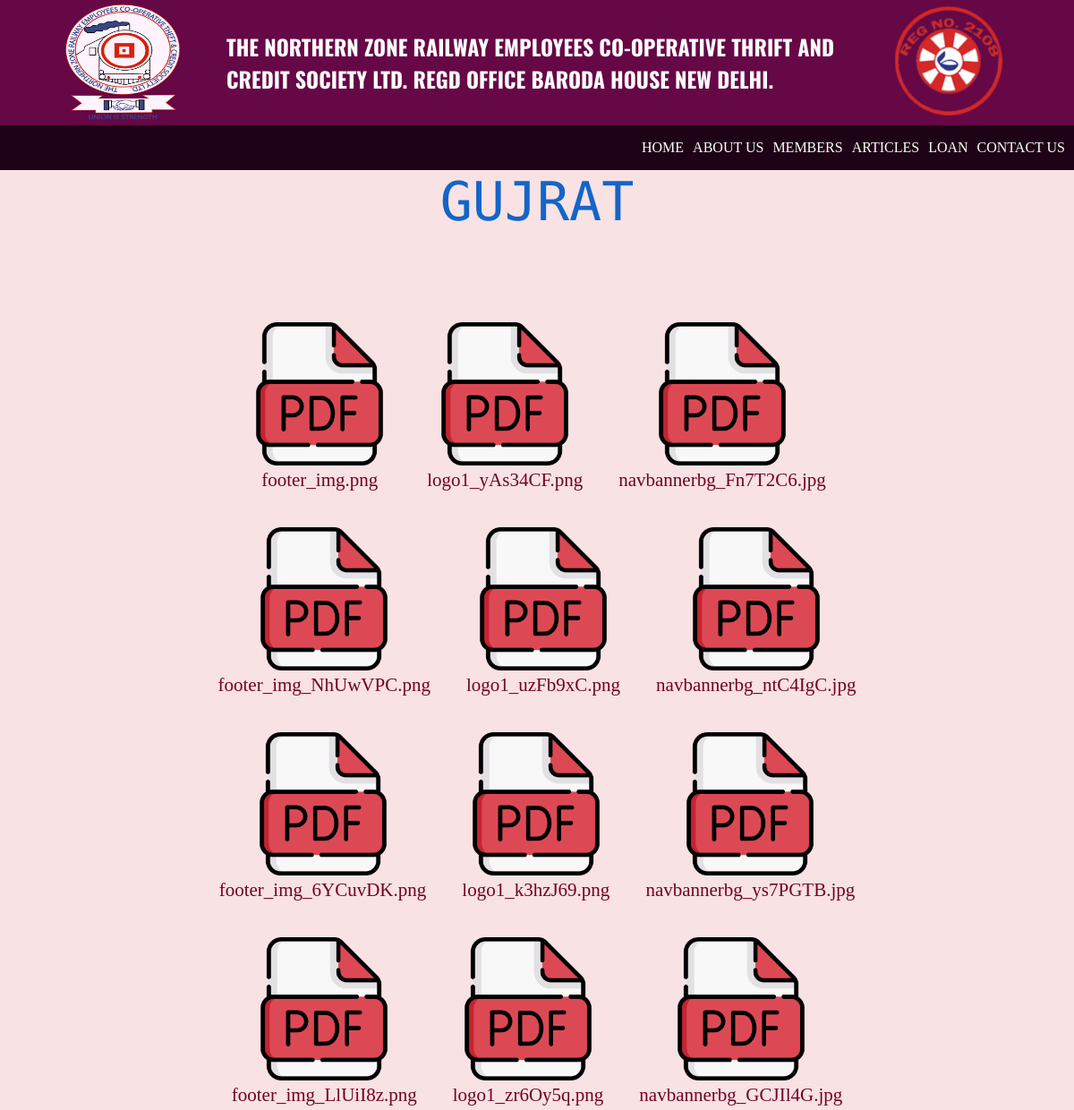
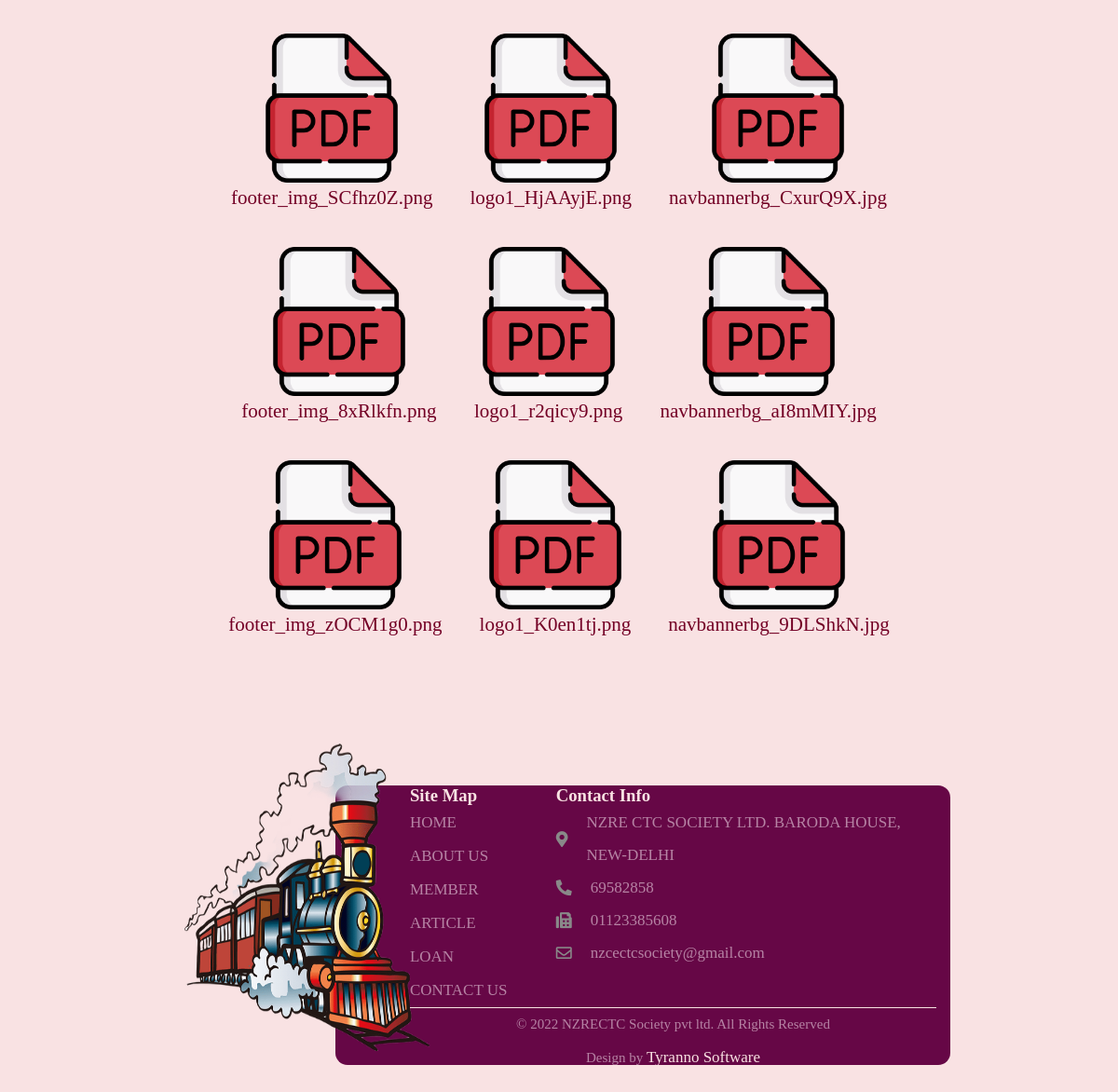
/branchfiles/Gujrat, run on the app's committed database (2 pictures, top to bottom).
### mysite/models.py (models this page shows, shortened)
class Branch(models.Model):
    bname = models.CharField(max_length=100, choices=BRANCH_CHOICES, blank=False)
    bfiles = models.FileField(upload_to="", blank=False)

### mysite/views.py (the view)
# urls.py: path('branchfiles/<branchwise>', views.branchfiles, name='branchfiles'),
def branchfiles(request, branchwise):
    if branchwise:
        listt = Branch.objects.values_list('bname', 'bfiles')
        dictt = {}
        dict_list = []
        for i in listt:
            if branchwise in i:
                dict_list.append(i[1])
        dictt[branchwise] = dict_list
        context = {"dictt": dictt, "branch": branchwise}
    return render(request, 'branchfiles.html', context)

### mysite/templates/branchfiles.html (shortened to what this page needs)
{% extends 'base.html' %} {% block body %}
<h1>{{branch}}</h1>
{% load static %}
<section class="branchfiles">
  <div class="container">
    <div class="files-row">
      <div class="files-container">
        {% for key,values in dictt.items %} {% for i in values %}
        <div class="file">
          <a href="/media/{{i}}" target="_blank"><img src="{% static 'assets/pdflogo2.png' %}" alt="" /></a>
          <p>{{i}}</p>
        </div>
        {% endfor %} {% endfor %}
      </div>
    </div>
  </div>
</section>
{% endblock body %}

### mysite/static/style/style.css (style rules this page uses)
* { padding: 0; margin: 0; box-sizing: border-box; scroll-behavior: smooth; }
h1 { font-family: "Monoton", cursive; color: rgb(19, 101, 201); font-size: 60px; word-spacing: 15px; font-weight: 100; text-transform: uppercase; text-align: center; margin-bottom: 30px; }
section { display: flex; justify-content: center; padding: 50px 100px; }
.container { width: 90%; max-width: 120rem; height: 100%; margin: 0 auto; position: relative; }
p { line-height: 25px; color: #730025; font-size: 21px; }
.files-row { display: flex; flex-wrap: wrap; justify-content: center; align-items: center; }
.files-container { display: flex; flex-wrap: wrap; justify-content: center; }
.file { display: flex; flex-direction: column; align-items: center; margin: 20px; }
.file img { width: 160px; }

### data on the page
Branch: bfiles "footer_img.png"
Branch: bfiles "logo1_yAs34CF.png"
Branch: bfiles "navbannerbg_Fn7T2C6.jpg"
Branch: bfiles "footer_img_NhUwVPC.png"
Branch: bfiles "logo1_uzFb9xC.png"
Branch: bfiles "navbannerbg_ntC4IgC.jpg"
Branch: bfiles "footer_img_6YCuvDK.png"
Branch: bfiles "logo1_k3hzJ69.png"
Branch: bfiles "navbannerbg_ys7PGTB.jpg"
Branch: bfiles "footer_img_LlUiI8z.png"
Branch: bfiles "logo1_zr6Oy5q.png"
Branch: bfiles "navbannerbg_GCJIl4G.jpg"
Branch: bfiles "footer_img_SCfhz0Z.png"
Branch: bfiles "logo1_HjAAyjE.png"
Branch: bfiles "navbannerbg_CxurQ9X.jpg"
Branch: bfiles "footer_img_8xRlkfn.png"
Branch: bfiles "logo1_r2qicy9.png"
Branch: bfiles "navbannerbg_aI8mMIY.jpg"
Branch: bfiles "footer_img_zOCM1g0.png"
Branch: bfiles "logo1_K0en1tj.png"
Branch: bfiles "navbannerbg_9DLShkN.jpg"

### other printed values
{{ branch }} "GUJRAT"
